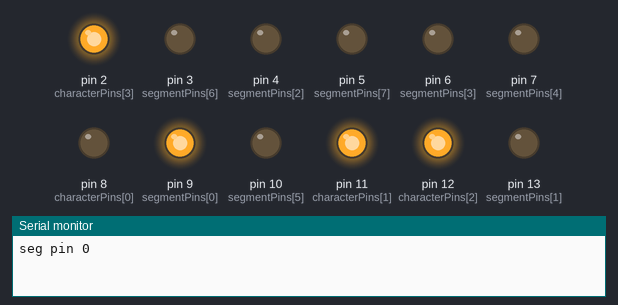
The sketch below on a simulated Arduino Uno, built with avr-gcc and run on an emulated ATmega328P. On the bench: output pins drawn as LEDs (lit = HIGH), the last lines printed to the serial monitor.

Above: at 0.05 s.
At 0.95 s:
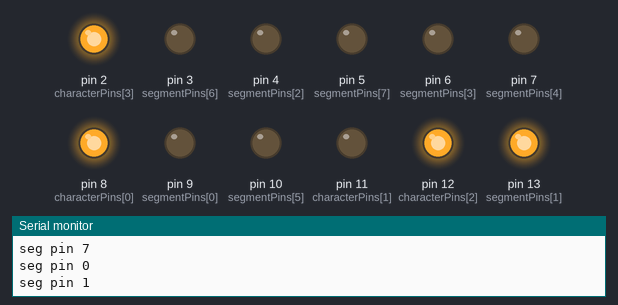
At 1.85 s:
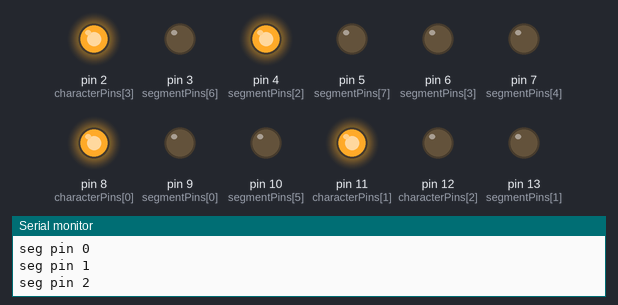
At 3.65 s:
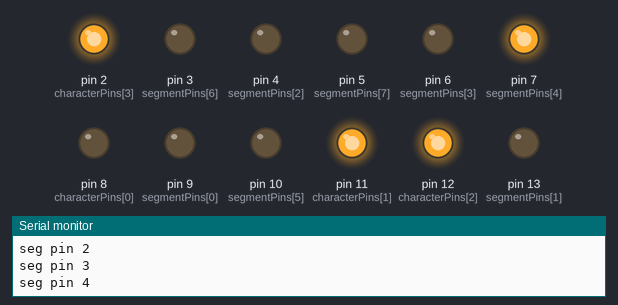
At 5.45 s:
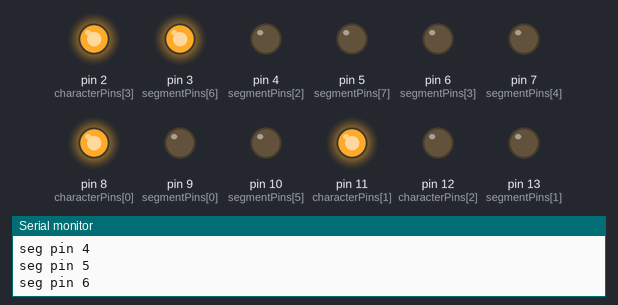
At 7.26 s:
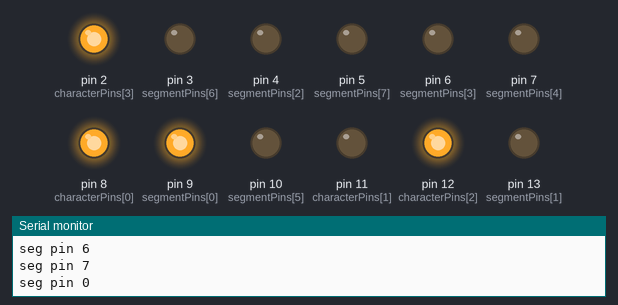
Timing chart, 0 to 7.6 s (numbered marks = the images above):
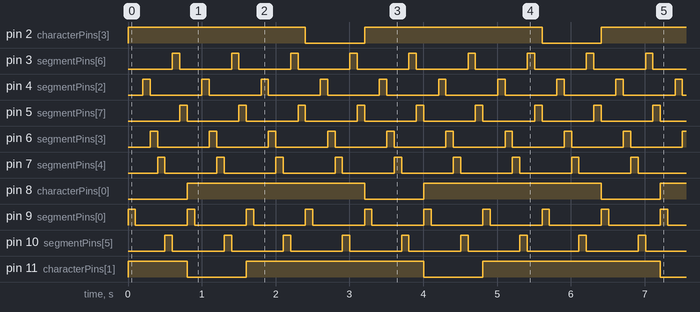

The sketch:

b.ino
```cpp
// seven segment test
// dan@marginallyclever.com 2016-03-17

// we found which are anodes and which are cathodes in part a.
// I separate the two groups.
// Anodes select character, cathodes select segement.
// then I watch the serial output and the lights to map which pins go to which segments.

#define NUM_CHAR_PINS 4
#define NUM_SEG_PINS  8

// anodes: thousands, hundreds, tens, ones.
int characterPins[NUM_CHAR_PINS] = {8,11,12,2};

// aaa
//f   b
//f   b
// ggg
//e   c
//e   c
// ddd  h
// cathodes:                      a, b, c, d, e, f, g, h
int segmentPins[NUM_SEG_PINS] = { 9,13, 4, 6, 7,10, 3, 5};


void setup() {
  Serial.begin(57600);

  int i;
  for(i=0;i<NUM_SEG_PINS;++i) {
    pinMode(segmentPins[i],OUTPUT);
    segmentPinOff(i);
  }

  for(i=0;i<NUM_CHAR_PINS;++i) {
    pinMode(characterPins[i],OUTPUT);
    charPinOff(i);
  }
}


void segmentPinOn(int i) {
  digitalWrite(segmentPins[i],HIGH);
}


void segmentPinOff(int i) {
  digitalWrite(segmentPins[i],LOW);
}


void charPinOn(int i) {
  digitalWrite(characterPins[i],LOW);
}


void charPinOff(int i) {
  digitalWrite(characterPins[i],HIGH);
}


void loop() {
  int i,j;
  for(j=0;j<NUM_CHAR_PINS;++j) {
    charPinOn(j);
    for(i=0;i<NUM_SEG_PINS;++i) {
      Serial.print("seg pin ");
      Serial.println(i);

      segmentPinOn(i);
      delay(100);
      segmentPinOff(i);
    }
    charPinOff(j);
  }
}
```

Measured:
- by itself, pin 2 (characterPins[3]), pin 8 (characterPins[0]), pin 11 (characterPins[1]), pin 12 (characterPins[2]): alternates HIGH for 2.4 s and LOW for 0.80 s
- by itself, pin 3 (segmentPins[6]), pin 4 (segmentPins[2]), pin 5 (segmentPins[7]), pin 6 (segmentPins[3]), pin 7 (segmentPins[4]), pin 9 (segmentPins[0]), pin 10 (segmentPins[5]), pin 13 (segmentPins[1]): alternates HIGH for 0.10 s and LOW for 0.70 s
- by itself, everything shown: repeats every 3.2 s, in 32 steps
